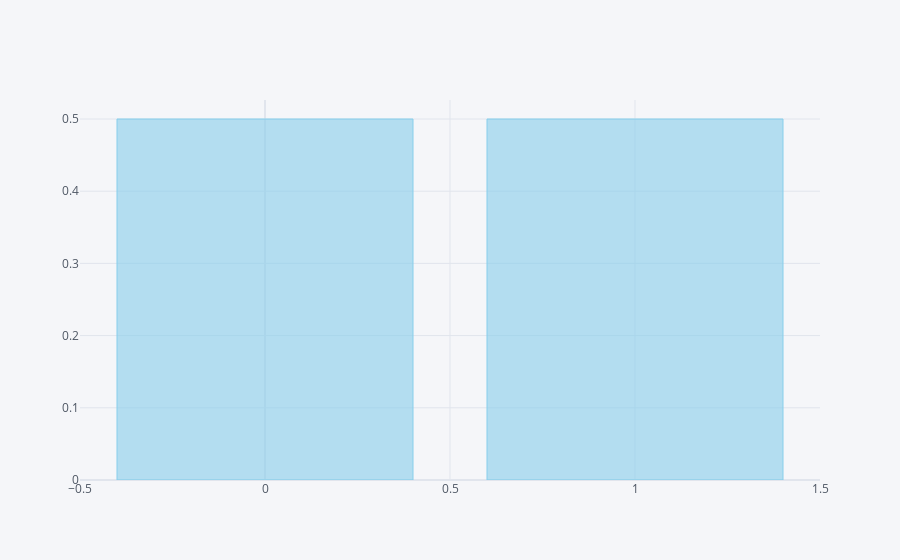

Source (notebook cell):
### Code cell
# Handling Class imbalance
from sklearn.utils import resample

no = df[df.DID_RAIN == 0]
yes = df[df.DID_RAIN == 1]
yes_oversampled = resample(yes, replace=True, n_samples=len(no), random_state=123)
oversampled = pd.concat([no, yes_oversampled])

fig = plt.figure(figsize = (8,5))

print('DID_RAIN Indicator No(0) and Yes(1) after Oversampling (Balanced Dataset)')
oversampled.DID_RAIN.value_counts(normalize = True).iplot(kind='bar', color= ['skyblue'])

df = oversampled

### Figure 1 — Plotly figure (JSON) as saved in the notebook; plotly's stock layout.template omitted (floating-point values rounded to 4 significant figures)
{"data": [{"marker": {"color": "rgba(135, 206, 235, 0.6)", "line": {"color": "rgba(135, 206, 235, 1.0)", "width": 1}}, "name": "DID_RAIN", "orientation": "v", "text": "", "type": "bar", "x": [0, 1], "y": [0.5, 0.5]}], "layout": {"legend": {"bgcolor": "#F5F6F9", "font": {"color": "#4D5663"}}, "paper_bgcolor": "#F5F6F9", "plot_bgcolor": "#F5F6F9", "title": {"font": {"color": "#4D5663"}}, "xaxis": {"gridcolor": "#E1E5ED", "showgrid": true, "tickfont": {"color": "#4D5663"}, "title": {"font": {"color": "#4D5663"}, "text": ""}, "zerolinecolor": "#E1E5ED"}, "yaxis": {"gridcolor": "#E1E5ED", "showgrid": true, "tickfont": {"color": "#4D5663"}, "title": {"font": {"color": "#4D5663"}, "text": ""}, "zerolinecolor": "#E1E5ED"}}}
